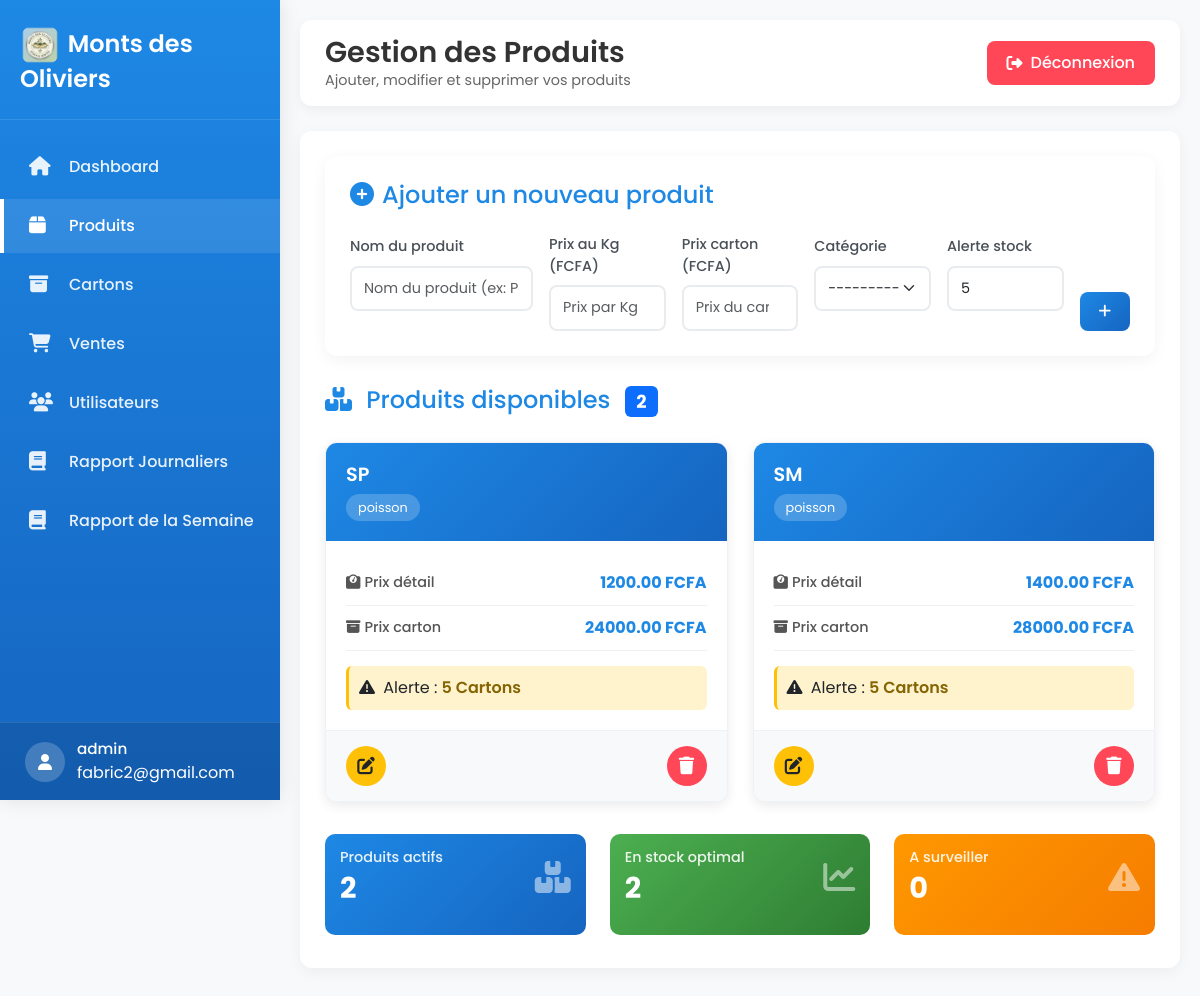
The page /produits/ (signed in) on the database its author committed.
### stock_produit/models/user.py (models this page shows, shortened)
class User(AbstractUser):
    USER_TYPE_CHOICES = [
        ('admin', 'Admin'),
        ('caissier', 'Caissier'),
    ]
    username = None
    email = models.EmailField(unique=True)
    user_type = models.CharField(max_length=10, choices=USER_TYPE_CHOICES)
    USERNAME_FIELD = 'email'
    REQUIRED_FIELDS = []

### stock_produit/models/produit.py (models this page shows, shortened)
class Produit(models.Model):
    CATEGORY_CHOICES = [
        ('volaille', 'Volailles'),
        ('poisson', 'Poissons'),
        ('frites', 'Frites'),
    ]
    name = models.CharField(max_length=100)
    price_per_kg = models.DecimalField(max_digits=10, decimal_places=2)
    carton_price = models.DecimalField(max_digits=10, decimal_places=2)
    category = models.CharField(max_length=20, choices=CATEGORY_CHOICES)
    stock_alert = models.PositiveIntegerField(default=5)
    created_at = models.DateTimeField(auto_now_add=True)

### stock_produit/views.py (the view)
# urls.py: path("produits/", views.produits, name="produits"),
@login_required
def produits(request):
    produits = Produit.objects.all()
    if request.method == "POST":
        form = ProduitForm(request.POST)
        if form.is_valid():
            form.save()
            return redirect("produits")
    else:
        form = ProduitForm()
    return render(request, "Produit/produits.html", {
        "produits": produits,
        "form": form,
    })

### stock_produit/forms.py
class ProduitForm(forms.ModelForm):
    class Meta:
        model = Produit
        fields = [
            "name",
            "price_per_kg",
            "carton_price",
            "category",
            "stock_alert",
        ]
        widgets = {
            "name": forms.TextInput(attrs={
                "class": "form-control",
                "placeholder": "Nom du produit (ex: Poulet entier)"
            }),
            "price_per_kg": forms.NumberInput(attrs={
                "class": "form-control",
                "placeholder": "Prix par Kg (FCFA)"
            }),
            "carton_price": forms.NumberInput(attrs={
                "class": "form-control",
                "placeholder": "Prix du carton (FCFA)"
            }),
            "category": forms.Select(attrs={
                "class": "form-select"
            }),
            "stock_alert": forms.NumberInput(attrs={
                "class": "form-control",
                "placeholder": "Seuil d’alerte stock (cartons)"
            }),
        }

### stock_produit/templates/Produit/produits.html (shortened to what this page needs)
{% extends "Base/base.html" %}
{% block page_title %}Gestion des Produits{% endblock %}
{% block page_subtitle %}Ajouter, modifier et supprimer vos produits{% endblock %}
{% block content %}
<div class="add-product-form fade-in">
    <h4 class="mb-4" style="color: #1e88e5;">
        <i class="fas fa-plus-circle me-2"></i>Ajouter un nouveau produit
    </h4>
    <form method="post" class="row g-3">
        <div class="col-lg-3 col-md-6">
            <label class="form-label">Nom du produit</label>
            {{ form.name }}
        </div>
        <div class="col-lg-2 col-md-6">
            <label class="form-label">Prix au Kg (FCFA)</label>
            {{ form.price_per_kg }}
        </div>
        <div class="col-lg-2 col-md-6">
            <label class="form-label">Prix carton (FCFA)</label>
            {{ form.carton_price }}
        </div>
        <div class="col-lg-2 col-md-6">
            <label class="form-label">Catégorie</label>
            {{ form.category }}
        </div>
        <div class="col-lg-2 col-md-6">
            <label class="form-label">Alerte stock</label>
            {{ form.stock_alert }}
        </div>
        <div class="col-lg-1 col-md-6 d-flex align-items-end">
            <button type="submit" class="submit-btn">
                <i class="fas fa-plus"></i>
            </button>
        </div>
    </form>
</div>
<div class="fade-in">
    <div class="page-header">
        <h4>
            <i class="fas fa-boxes me-2"></i>
            Produits disponibles
            <span class="badge bg-primary ms-2">{{ produits|length }}</span>
        </h4>
    </div>
    {% if produits %}
    <div class="product-grid">
        {% for p in produits reversed %}
        <div class="product-card">
            <div class="product-header">
                <h5>{{ p.name }}</h5>
                <div class="product-category">{{ p.category }}</div>
            </div>
            <div class="product-body">
                <div class="price-item">
                    <div class="price-label">
                        <i class="fas fa-weight me-1"></i>Prix détail
                    </div>
                    <div class="price-value">{{ p.price_per_kg }} FCFA</div>
                </div>
                <div class="price-item">
                    <div class="price-label">
                        <i class="fas fa-archive me-1"></i>Prix carton
                    </div>
                    <div class="price-value">{{ p.carton_price }} FCFA</div>
                </div>
                <div class="stock-alert">
                    <i class="fas fa-exclamation-triangle me-1"></i>
                    Alerte : <span>{{ p.stock_alert }} Cartons</span>
                </div>
            </div>
            <div class="product-actions">
                <a href="{% url 'produits_update' p.id %}" class="action-btn edit-btn" title="Modifier">
                    <i class="fas fa-edit"></i>
                </a>
                <form method="post" action="{% url 'produits_delete' p.id %}" class="d-inline">
                    <button type="submit" class="action-btn delete-btn" title="Supprimer"
                            onclick="return confirm('Êtes-vous sûr de vouloir supprimer ce produit ?')">
                        <i class="fas fa-trash"></i>
                    </button>
                </form>
            </div>
        </div>
        {% endfor %}
    </div>
    {% else %}
    <div class="empty-state">
        <i class="fas fa-box-open"></i>
        <h4 class="mt-3 mb-2">Aucun produit enregistré</h4>
        <p class="text-muted">Commencez par ajouter votre premier produit en utilisant le formulaire ci-dessus.</p>
    </div>
    {% endif %}
</div>
<div class="row mt-4 fade-in">
    <div class="col-md-4 my-2">
        <div class="stat-card" style="background: linear-gradient(135deg, #1e88e5 0%, #1565c0 100%);">
            <div class="d-flex justify-content-between align-items-center">
                <div>
                    <h6 class="mb-1">Produits actifs</h6>
                    <h3 class="mb-0">{{ produits|length }}</h3>
                </div>
                <i class="fas fa-boxes fa-2x opacity-50"></i>
            </div>
        </div>
    </div>
    <div class="col-md-4 my-2">
        <div class="stat-card" style="background: linear-gradient(135deg, #4CAF50 0%, #2E7D32 100%);">
            <div class="d-flex justify-content-between align-items-center">
                <div>
                    <h6 class="mb-1">En stock optimal</h6>
                    <h3 class="mb-0">{% widthratio produits|length 1 0.7|floatformat:0 %}</h3>
                </div>
                <i class="fas fa-chart-line fa-2x opacity-50"></i>
            </div>
        </div>
    </div>
    <div class="col-md-4 my-2">
        <div class="stat-card" style="background: linear-gradient(135deg, #FF9800 0%, #F57C00 100%);">
            <div class="d-flex justify-content-between align-items-center">
                <div>
                    <h6 class="mb-1">A surveiller</h6>
                    <h3 class="mb-0">{% widthratio produits|length 1 0.2|floatformat:0 %}</h3>
                </div>
                <i class="fas fa-exclamation-triangle fa-2x opacity-50"></i>
            </div>
        </div>
    </div>
</div>
{% endblock %}

### stock_produit/templates/Base/base.html (shortened to what this page needs)
<!DOCTYPE html>
<html lang="fr">
<head>
    {% load static %}
    <link href="https://cdn.jsdelivr.net/npm/bootstrap@5.3.2/dist/css/bootstrap.min.css" rel="stylesheet">
    <link href="https://cdnjs.cloudflare.com/ajax/libs/font-awesome/6.5.1/css/all.min.css" rel="stylesheet">
</head>
<body>
    <div class="sidebar" id="sidebar">
        <div class="sidebar-header">
            <h3><img src="{% static 'icons/icon-192.png' %}" alt="" class="img-icons"> Monts des Oliviers</h3>
        </div>
        <div class="sidebar-menu">
            <ul>
                <li>
                    <a href="{% url 'dashboard' %}" class="{% if request.path == '/dashboard/' %}active{% endif %}">
                        <i class="fas fa-home"></i>
                        <span>Dashboard</span>
                    </a>
                </li>
                <li>
                    <a href="{% url 'produits' %}" class="{% if 'produits' in request.path %}active{% endif %}">
                        <i class="fas fa-box"></i>
                        <span>Produits</span>
                    </a>
                </li>
                <li>
                    <a href="{% url 'cartons' %}" class="{% if 'cartons' in request.path %}active{% endif %}">
                        <i class="fas fa-archive"></i>
                        <span>Cartons</span>
                    </a>
                </li>
                <li>
                    <a href="{% url 'ventes' %}" class="{% if 'ventes' in request.path %}active{% endif %}">
                        <i class="fas fa-shopping-cart"></i>
                        <span>Ventes</span>
                    </a>
                </li>
                <li>
                    <a href="{% url 'users' %}" class="{% if 'users' in request.path %}active{% endif %}">
                        <i class="fas fa-users"></i>
                        <span>Utilisateurs</span>
                    </a>
                </li>
                <li>
                    <a href="{% url 'rapport_journalier' %}" class="{% if 'rapport_journalier' in request.path %}active{% endif %}">
                        <i class="fa-solid fa-book"></i>
                        <span>Rapport Journaliers</span>
                    </a>
                </li>
                                <li>
                    <a href="{% url 'rapport_semaine' %}" class="{% if 'rapport_semaine' in request.path %}active{% endif %}">
                        <i class="fa-solid fa-book"></i>
                        <span>Rapport de la Semaine</span>
                    </a>
                </li>
            </ul>
        </div>
        <div class="user-profile">
            <div class="user-info">
                <div class="user-avatar">
                    <i class="fas fa-user"></i>
                </div>
                <div>
                    {% if request.user.is_authenticated %}
                    <div class="user-name">{{ request.user.user_type }}</div>
                    <span>{{ request.user.email }}</span>
                    {% endif %}
                </div>
            </div>
        </div>
    </div>
    <div class="main-content" id="mainContent">
        <nav class="top-navbar">
            <div class="left-header">
                <div class="page-title">
                    <h1>{% block page_title %}Dashboard{% endblock %}</h1>
                    <p>{% block page_subtitle %}Gestion des opérations commerciales{% endblock %}</p>
                </div>
            </div>
            <div class="top-actions">
                <a href="{% url 'deconnexion' %}" class="logout-btn">
                    <i class="fas fa-sign-out-alt"></i>
                    Déconnexion
                </a>
            </div>
        </nav>
        <div class="content-card fade-in">
            {% block content %}{% endblock %}
        </div>
    </div>
</body>
</html>

### stock_produit/templates/Base/base.html (style rules this page uses)
:root { --primary-blue: #1e88e5; --dark-blue: #1565c0; --light-blue: #e3f2fd; --sidebar-width: 280px; --sidebar-collapsed: 80px; }
* { margin: 0; padding: 0; box-sizing: border-box; font-family: 'Poppins', sans-serif; }
body { background-color: #f8f9fa; min-height: 100vh; overflow-x: hidden; }
.sidebar { width: var(--sidebar-width); background: linear-gradient(180deg, var(--primary-blue) 0%, var(--dark-blue) 100%); position: fixed; top: 0; left: 0; height: 100vh; z-index: 1050; transition: all 0.3s ease; box-shadow: 0 0 20px rgba(0, 0, 0, 0.1); transform: translateX(0); }
.sidebar-header { padding: 25px 20px; border-bottom: 1px solid rgba(255, 255, 255, 0.1); display: flex; justify-content: space-between; align-items: center; }
.sidebar-header h3 { color: white; font-weight: 600; font-size: 1.5rem; margin: 0; }
.sidebar-menu { padding: 20px 0; height: calc(100vh - 180px); overflow-y: auto; }
.sidebar-menu ul { list-style: none; padding: 0; }
.sidebar-menu li { margin-bottom: 5px; }
.sidebar-menu a { display: flex; align-items: center; padding: 15px 25px; color: rgba(255, 255, 255, 0.9); text-decoration: none; transition: all 0.3s; border-left: 4px solid transparent; }
.sidebar-menu a:hover, .sidebar-menu a.active { background: rgba(255, 255, 255, 0.1); color: white; border-left-color: white; }
.sidebar-menu i { width: 25px; font-size: 1.2rem; margin-right: 15px; }
.sidebar-menu span { font-weight: 500; }
.user-profile { position: absolute; bottom: 0; left: 0; right: 0; padding: 15px 25px; border-top: 1px solid rgba(255, 255, 255, 0.1); background: rgba(0, 0, 0, 0.1); }
.user-info { display: flex; align-items: center; color: white; }
.user-avatar { width: 40px; height: 40px; background: rgba(255, 255, 255, 0.2); border-radius: 50%; display: flex; align-items: center; justify-content: center; margin-right: 12px; }
.user-name { font-weight: 500; font-size: 0.95rem; }
.main-content { margin-left: var(--sidebar-width); padding: 20px; min-height: 100vh; transition: all 0.3s ease; }
.top-navbar { background: white; padding: 15px 25px; border-radius: 12px; box-shadow: 0 4px 12px rgba(0, 0, 0, 0.05); margin-bottom: 25px; display: flex; justify-content: space-between; align-items: center; }
.top-navbar .page-title h1 { font-size: 1.8rem; font-weight: 600; color: #333; margin: 0; }
.top-navbar .page-title p { color: #666; margin: 0; font-size: 0.9rem; }
.top-actions { display: flex; align-items: center; gap: 20px; }
.left-header { display: flex; align-items: center; }
.logout-btn { background: #ff4757; color: white; border: none; padding: 10px 20px; border-radius: 8px; font-weight: 500; transition: all 0.3s; display: flex; align-items: center; gap: 8px; text-decoration: none; }
.content-card { background: white; border-radius: 12px; padding: 25px; box-shadow: 0 4px 15px rgba(0, 0, 0, 0.05); margin-bottom: 25px; }
.img-icons { width: 40px; height: 40px; margin-right: 2px; border-radius: 15px ; }
.fade-in { animation: fadeIn 0.5s ease-out; }

### rows shown on the page
User: user.user_type "admin", user.email "fabric2@gmail.com"
Produit: name "SP", category "poisson", price_per_kg "1200.00", carton_price "24000.00", stock_alert "5"
Produit: name "SM", category "poisson", price_per_kg "1400.00", carton_price "28000.00", stock_alert "5"

### other values the page prints
{{ produits|length }} "2"
